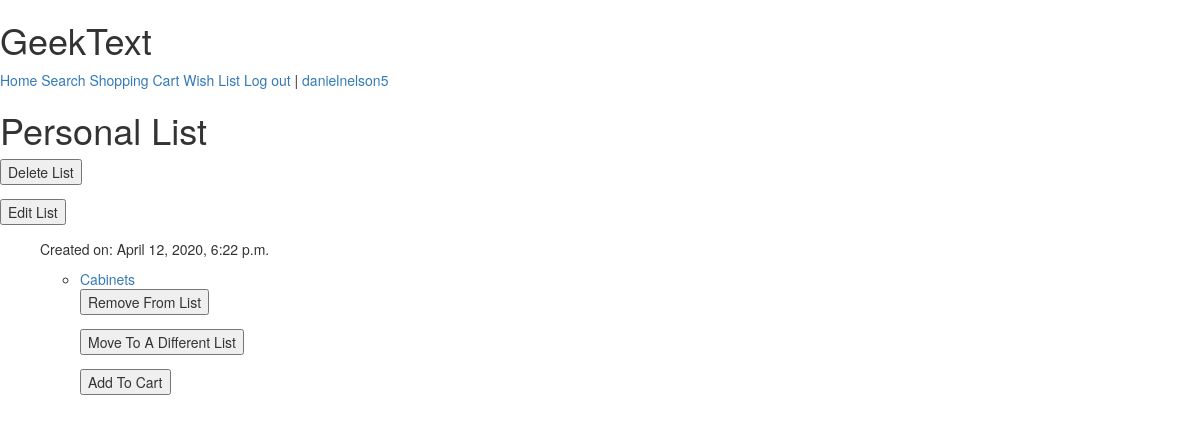
Screenshot of /wishlist/current/4/ (signed in) with the database file from the repository.
### wishlist/models.py (models this page shows, shortened)
class Wishlist(models.Model):
    listname = models.CharField(max_length=20, default='My Wishlist')
    created = models.DateTimeField(auto_now_add=True)
    books = models.ManyToManyField(Book, blank=True)
    user = models.ForeignKey(User, on_delete=models.CASCADE, default=0)

### details/models.py (models this page shows, shortened)
class Book(models.Model):
    PURCHASE_CHOICES = [('New','New'),('Used','Used')]
    BOOK_TYPE = [('Hardback','Hardback'),('Paperback','Paperback')]
    title = models.CharField(max_length=100)
    author = models.ForeignKey(Author, on_delete=models.CASCADE, related_name='Author')
    publisher = models.CharField(max_length=100)
    genre = models.CharField(max_length=30)
    condition = models.CharField(choices=PURCHASE_CHOICES, max_length=10, blank=True)
    type = models.CharField(choices=BOOK_TYPE, max_length=10)
    published_date=models.DateTimeField()
    cover = models.ImageField(upload_to='uploads/', null=True)
    cost = models.FloatField(null=True, blank=True, default=None)
    pages = models.IntegerField(null=True, blank=True, default=None)
    synopsis = models.CharField(max_length=1000, blank=True, null=True)
    ISBN = models.CharField(max_length=25, blank=True, null=True)
    dimensions = models.CharField(max_length=50, blank=True, null=True)

### wishlist/views.py (the view)
# urls.py: url(r'wishlist/current/(\d+)/', wishviews.current_wish_list, name='current_wish_list'),
@login_required
def current_wish_list(request, id):
    try:
        list = Wishlist.objects.get(id=id)
    except Wishlist.DoesNotExist:
        raise Http404('WishList Not Found')
    lists = Wishlist.objects.filter(user=request.user)
    bookobject = Book.objects.all()
    return render(request, 'wishlist/current.html', {'list': list})

### wishlist/templates/wishlist/current.html (shortened to what this page needs)
{% block content %}
{% load static %}
<head>
       <link rel="stylesheet" href="//maxcdn.bootstrapcdn.com/bootstrap/3.2.0/css/bootstrap.min.css">
       <link rel="stylesheet" href="//maxcdn.bootstrapcdn.com/bootstrap/3.2.0/css/bootstrap-theme.min.css">
       <link rel="stylesheet" href="{% static 'css/admin/css/details.css' %}">
</head>
<div class="logo">
<h1>GeekText</h1>
</div>
<div class="topnav">
 <a href="{% url 'home' %}">Home</a>
 <a>Search</a>
 <a href="{% url 'item-list' %}">Shopping Cart</a>
 <a href="{% url 'all_wish_list'%}">Wish List</a>
 {% if user.is_authenticated %}
   <a href="{% url 'profile_logout' %}">Log out </a> | <a href = "{%url 'profile_detail' %}">{{ user.username }}</a>
 {% else %}
   <a href="{% url 'profile_login' %}">Log In </a> | <a href = "{% url 'profile_signup' %}" > Sign Up</a>
 {% endif %}
</div>
<div>
<h1>{{list.listname}}</h1>
<form method="POST" action="{% url 'delete_wish_list' list.id %}">
<button type="submit">Delete List</button>
</form>
<form method="GET" action="{% url 'edit_list' list.id %}">
<button type="submit">Edit List</button>
</form>
<ul>
    <p>Created on: {{ list.created }}</p>
      {% for book in list.books.all %}
        <ul>
          <li><a href="{% url 'book_detail' book.id %}">{{ book.title }}</a></li>
          <form method="POST" action="{% url 'delete_book' book.id list.id %}">
          <button type="submit">Remove From List</button>
          </form>
          <form method="GET" action="{% url 'move_book' book.id list.id %}">
          <button type="submit">Move To A Different List</button>
          </form>
          <form method="POST" action="{{ object.get_add_to_cart_url }}">
          <button type="submit">Add To Cart</button>
          </form>
        </ul>
      {% empty %}
        <p>This list is empty.</p>
      {% endfor %}
</ul>
</div>
{% endblock %}

### rows the page displays
Wishlist: listname "Personal List", created "April 12, 2020, 6:22 p.m."
Book: title "Cabinets"

### other values shown
{{ user.username }} "danielnelson5"
